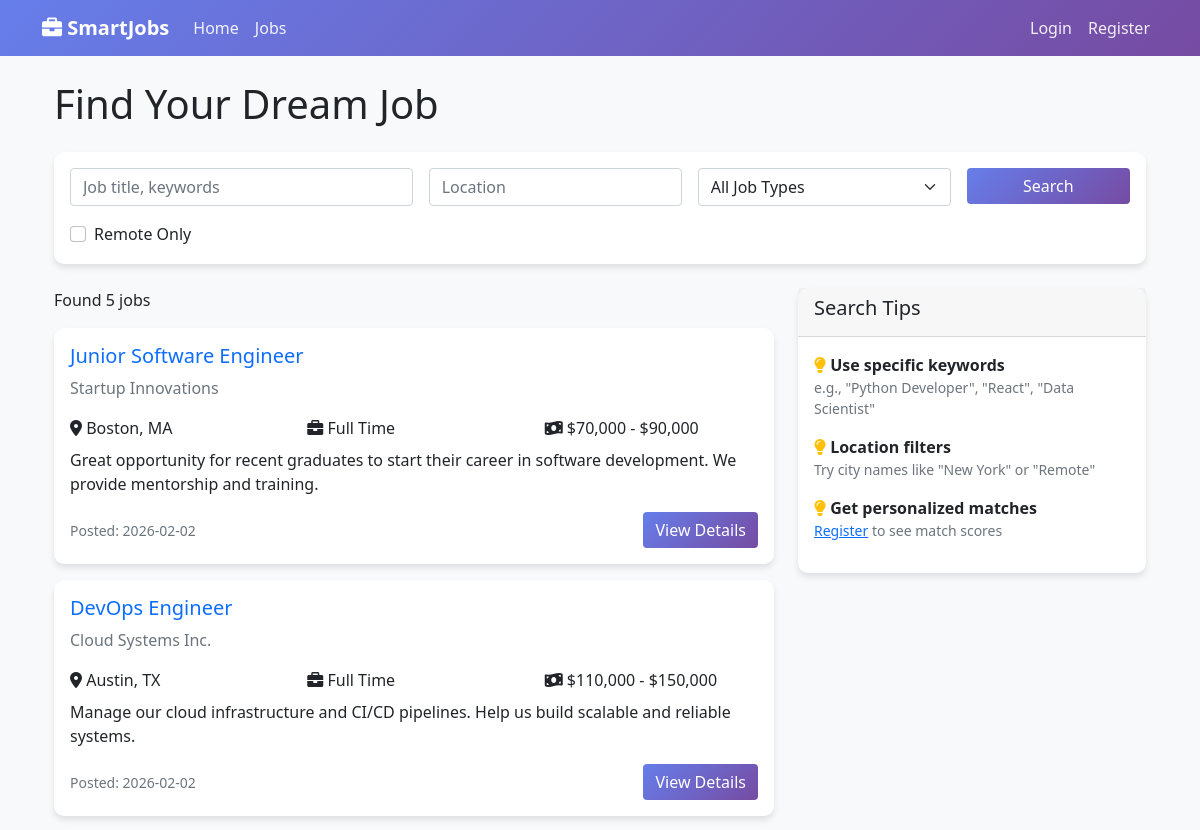
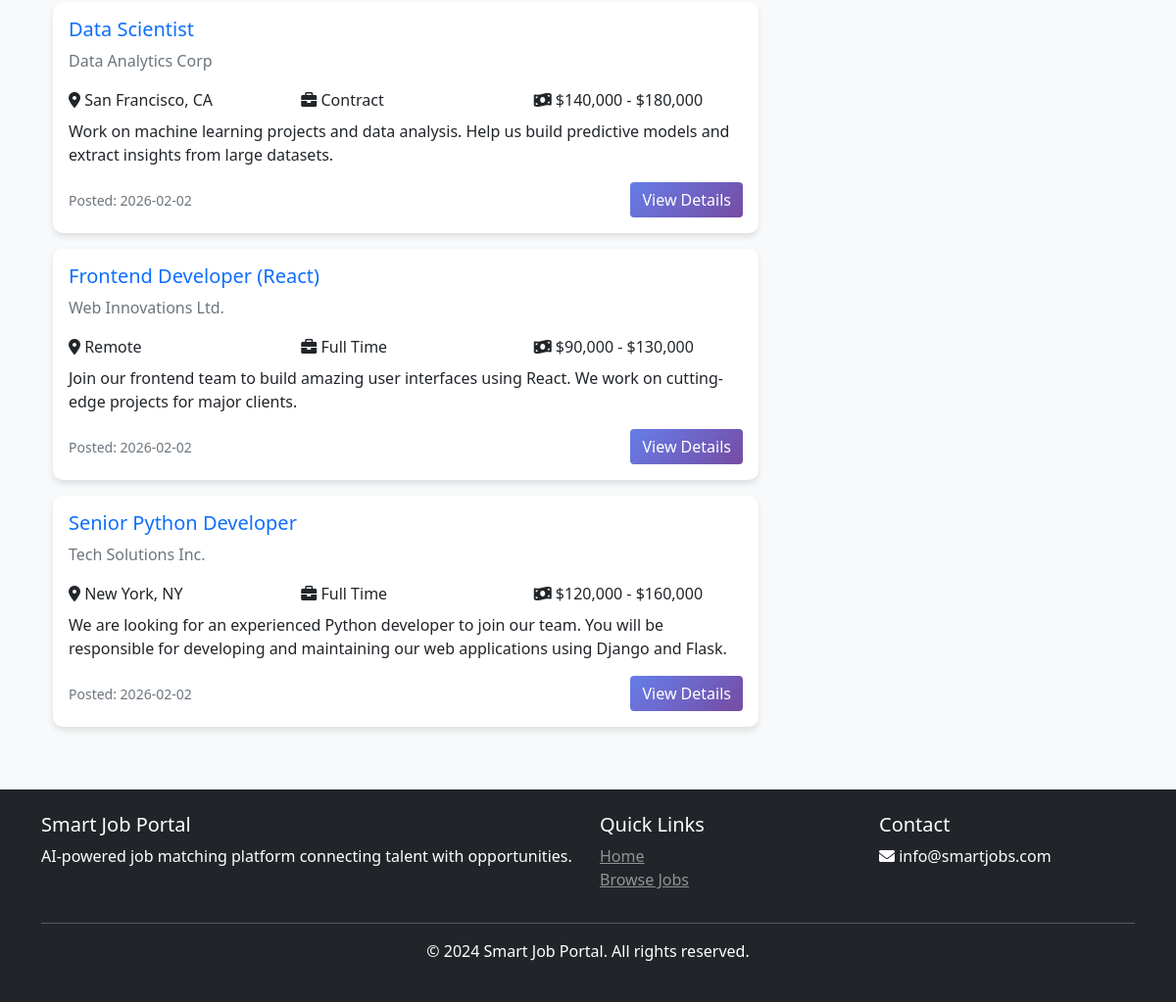
Page /jobs on the committed database (2 pictures, top to bottom).
### app.py (models this page shows, shortened)
class Job(db.Model):
    __tablename__ = 'jobs'
    id = db.Column(db.Integer, primary_key=True)
    title = db.Column(db.String(200), nullable=False, index=True)
    description = db.Column(db.Text, nullable=False)
    requirements = db.Column(db.Text)
    company_name = db.Column(db.String(200), nullable=False, index=True)
    company_website = db.Column(db.String(200))
    company_description = db.Column(db.Text)
    job_type = db.Column(db.String(50))  # full-time, part-time, contract, internship, remote
    experience_level = db.Column(db.String(50))  # entry, mid, senior, executive
    education_required = db.Column(db.String(100))
    location = db.Column(db.String(200), index=True)
    city = db.Column(db.String(100))
    country = db.Column(db.String(100))
    is_remote = db.Column(db.Boolean, default=False)
    is_hybrid = db.Column(db.Boolean, default=False)
    salary_min = db.Column(db.Integer)
    salary_max = db.Column(db.Integer)
    salary_currency = db.Column(db.String(10), default='USD')
    status = db.Column(db.String(20), default='active')  # active, closed, draft
    is_featured = db.Column(db.Boolean, default=False)
    views_count = db.Column(db.Integer, default=0)
    posted_by = db.Column(db.Integer, db.ForeignKey('users.id'))
    posted_date = db.Column(db.DateTime, default=datetime.utcnow, index=True)
    expiry_date = db.Column(db.DateTime)
    created_at = db.Column(db.DateTime, default=datetime.utcnow)
    applications = db.relationship('Application', backref='job', lazy=True)

### app.py (the view)
@app.route('/jobs')
def jobs():
    search = request.args.get('search', '')
    location = request.args.get('location', '')
    job_type = request.args.get('type', '')
    remote = request.args.get('remote', '')
    query = Job.query.filter_by(status='active')
    if search:
        query = query.filter(
            Job.title.ilike(f'%{search}%') |
            Job.description.ilike(f'%{search}%') |
            Job.company_name.ilike(f'%{search}%')
        )
    if location:
        query = query.filter(Job.location.ilike(f'%{location}%'))
    if job_type:
        query = query.filter_by(job_type=job_type)
    if remote == 'true':
        query = query.filter_by(is_remote=True)
    jobs_list = query.order_by(Job.posted_date.desc()).all()
    job_matches = []
    if current_user.is_authenticated and current_user.is_job_seeker():
        for job in jobs_list:
            job_data = {
                'id': job.id,
                'title': job.title,
                'description': job.description,
                'location': job.location,
                'salary_min': job.salary_min,
                'salary_max': job.salary_max
            }
            user_data = {
                'skills': current_user.get_skills_list(),
                'experience': current_user.experience or '',
                'preferences': {
                    'locations': current_user.preferred_locations.split(',') if current_user.preferred_locations else [],
                    'salary': current_user.salary_expectation or 0,
                    'remote': current_user.remote_preference
                }
            }
            match_score = job_matcher.calculate_match_score(user_data, job_data)
            job_matches.append((job, match_score))
    else:
        job_matches = [(job, None) for job in jobs_list]
    return render_template('jobs.html',
                         job_matches=job_matches,
                         search_query=search,
                         location_query=location,
                         user=current_user)

### templates/jobs.html (shortened to what this page needs)
{% extends "base.html" %}
{% block content %}
<div class="container mt-4">
    <h1 class="mb-4">Find Your Dream Job</h1>
    <div class="card mb-4">
        <div class="card-body">
            <form method="GET" action="{{ url_for('jobs') }}">
                <div class="row g-3">
                    <div class="col-md-4">
                        <input type="text" class="form-control" name="search" placeholder="Job title, keywords" value="{{ search_query }}">
                    </div>
                    <div class="col-md-3">
                        <input type="text" class="form-control" name="location" placeholder="Location" value="{{ location_query }}">
                    </div>
                    <div class="col-md-3">
                        <select class="form-select" name="type">
                            <option value="">All Job Types</option>
                        </select>
                    </div>
                    <div class="col-md-2">
                        <button type="submit" class="btn btn-primary w-100">Search</button>
                    </div>
                </div>
                <div class="row mt-3">
                    <div class="col">
                        <div class="form-check">
                            <input class="form-check-input" type="checkbox" name="remote" value="true" id="remoteCheck" {% if request.args.get('remote') == 'true' %}checked{% endif %}>
                            <label class="form-check-label" for="remoteCheck">
                                Remote Only
                            </label>
                        </div>
                    </div>
                </div>
            </form>
        </div>
    </div>
    <div class="row">
        <div class="col-md-8">
            {% if job_matches %}
            <div class="mb-3">
                <p>Found {{ job_matches|length }} jobs</p>
            </div>
            {% for job, match_score in job_matches %}
            <div class="card mb-3">
                <div class="card-body">
                    <div class="d-flex justify-content-between">
                        <div>
                            <h5 class="card-title">
                                <a href="{{ url_for('job_detail', job_id=job.id) }}" class="text-decoration-none">
                                    {{ job.title }}
                                </a>
                            </h5>
                            <p class="card-text text-muted">{{ job.company_name }}</p>
                        </div>
                    </div>
                    <div class="row mt-3">
                        <div class="col-md-4">
                            <p class="card-text">
                                <i class="fas fa-map-marker-alt"></i> {{ job.location }}
                            </p>
                        </div>
                        <div class="col-md-4">
                            <p class="card-text">
                                <i class="fas fa-briefcase"></i> {{ job.job_type|replace('-', ' ')|title }}
                            </p>
                        </div>
                        <div class="col-md-4">
                            <p class="card-text">
                                <i class="fas fa-money-bill-wave"></i>
                                {% if job.salary_min %}
                                    ${{ "{:,}".format(job.salary_min) }}{% if job.salary_max %} - ${{ "{:,}".format(job.salary_max) }}{% endif %}
                                {% else %}
                                    Not specified
                                {% endif %}
                            </p>
                        </div>
                    </div>
                    <p class="card-text mt-2">
                        {{ job.description[:200] }}{% if job.description|length > 200 %}...{% endif %}
                    </p>
                    <div class="d-flex justify-content-between align-items-center mt-3">
                        <small class="text-muted">Posted: {{ job.posted_date.strftime('%Y-%m-%d') }}</small>
                        <a href="{{ url_for('job_detail', job_id=job.id) }}" class="btn btn-primary">View Details</a>
                    </div>
                </div>
            </div>
            {% endfor %}
            {% else %}
            <div class="text-center py-5">
                <h4>No jobs found</h4>
                <p class="text-muted">Try adjusting your search criteria</p>
            </div>
            {% endif %}
        </div>
        <div class="col-md-4">
            <div class="card">
                <div class="card-header">
                    <h5>Search Tips</h5>
                </div>
                <div class="card-body">
                    <ul class="list-unstyled">
                        <li class="mb-2">
                            <i class="fas fa-lightbulb text-warning"></i>
                            <strong>Use specific keywords</strong>
                            <p class="small text-muted">e.g., "Python Developer", "React", "Data Scientist"</p>
                        </li>
                        <li class="mb-2">
                            <i class="fas fa-lightbulb text-warning"></i>
                            <strong>Location filters</strong>
                            <p class="small text-muted">Try city names like "New York" or "Remote"</p>
                        </li>
                        {% if not current_user.is_authenticated %}
                        <li class="mb-2">
                            <i class="fas fa-lightbulb text-warning"></i>
                            <strong>Get personalized matches</strong>
                            <p class="small text-muted">
                                <a href="{{ url_for('register') }}">Register</a> to see match scores
                            </p>
                        </li>
                        {% endif %}
                    </ul>
                </div>
            </div>
        </div>
    </div>
</div>
{% endblock %}

### templates/base.html (shortened to what this page needs)
<!DOCTYPE html>
<html lang="en">
<head>
    <link href="https://cdn.jsdelivr.net/npm/bootstrap@5.1.3/dist/css/bootstrap.min.css" rel="stylesheet">
    <link rel="stylesheet" href="https://cdnjs.cloudflare.com/ajax/libs/font-awesome/6.0.0/css/all.min.css">
</head>
<body>
    <nav class="navbar navbar-expand-lg navbar-dark">
        <div class="container">
            <a class="navbar-brand" href="{{ url_for('index') }}">
                <i class="fas fa-briefcase"></i> SmartJobs
            </a>
            <div class="collapse navbar-collapse" id="navbarNav">
                <ul class="navbar-nav me-auto">
                    <li class="nav-item">
                        <a class="nav-link" href="{{ url_for('index') }}">Home</a>
                    </li>
                    <li class="nav-item">
                        <a class="nav-link" href="{{ url_for('jobs') }}">Jobs</a>
                    </li>
                </ul>
                <ul class="navbar-nav">
                    {% if current_user.is_authenticated %}
                        <li class="nav-item dropdown">
                            <a class="nav-link dropdown-toggle" href="#" id="navbarDropdown" role="button" data-bs-toggle="dropdown">
                                <i class="fas fa-user-circle"></i> {{ current_user.first_name }}
                            </a>
                            <ul class="dropdown-menu">
                                <li><a class="dropdown-item" href="{{ url_for('profile') }}">Profile</a></li>
                                <li><a class="dropdown-item" href="{{ url_for('dashboard') }}">Dashboard</a></li>
                                <li><hr class="dropdown-divider"></li>
                                <li><a class="dropdown-item" href="{{ url_for('logout') }}">Logout</a></li>
                            </ul>
                        </li>
                    {% else %}
                        <li class="nav-item">
                            <a class="nav-link" href="{{ url_for('login') }}">Login</a>
                        </li>
                        <li class="nav-item">
                            <a class="nav-link" href="{{ url_for('register') }}">Register</a>
                        </li>
                    {% endif %}
                </ul>
            </div>
        </div>
    </nav>
    <main class="container my-4">
        {% block content %}{% endblock %}
    </main>
    <footer class="bg-dark text-white py-4 mt-5">
        <div class="container">
            <div class="row">
                <div class="col-md-6">
                    <h5>Smart Job Portal</h5>
                    <p>AI-powered job matching platform connecting talent with opportunities.</p>
                </div>
                <div class="col-md-3">
                    <h5>Quick Links</h5>
                    <ul class="list-unstyled">
                        <li><a href="{{ url_for('index') }}" class="text-white-50">Home</a></li>
                        <li><a href="{{ url_for('jobs') }}" class="text-white-50">Browse Jobs</a></li>
                    </ul>
                </div>
                <div class="col-md-3">
                    <h5>Contact</h5>
                    <p><i class="fas fa-envelope"></i> info@smartjobs.com</p>
                </div>
            </div>
            <hr class="bg-light">
            <div class="text-center">
                <p>&copy; 2024 Smart Job Portal. All rights reserved.</p>
            </div>
        </div>
    </footer>
</body>
</html>

### templates/base.html (style rules this page uses)
body { background-color: #f8f9fa; }
.navbar { background: linear-gradient(135deg, #667eea 0%, #764ba2 100%); }
.navbar-brand { font-weight: bold; color: white !important; }
.nav-link { color: rgba(255,255,255,0.9) !important; }
.card { border: none; border-radius: 10px; box-shadow: 0 4px 6px rgba(0,0,0,0.1); transition: transform 0.3s; }
.btn-primary { background: linear-gradient(135deg, #667eea 0%, #764ba2 100%); border: none; }

### rows in the picture
Job: title "Junior Software Engineer", company_name "Startup Innovations", location "Boston, MA", job_type "Full Time", salary_min "70,000", salary_max "90,000", description "Great opportunity for recent graduates to start their career in software development. We provide mentorship and training.", posted_date "2026-02-02"
Job: title "DevOps Engineer", company_name "Cloud Systems Inc.", location "Austin, TX", job_type "Full Time", salary_min "110,000", salary_max "150,000", description "Manage our cloud infrastructure and CI/CD pipelines. Help us build scalable and reliable systems.", posted_date "2026-02-02"
Job: title "Data Scientist", company_name "Data Analytics Corp", location "San Francisco, CA", job_type "Contract", salary_min "140,000", salary_max "180,000", description "Work on machine learning projects and data analysis. Help us build predictive models and extract insights from large datasets.", posted_date "2026-02-02"
Job: title "Frontend Developer (React)", company_name "Web Innovations Ltd.", location "Remote", job_type "Full Time", salary_min "90,000", salary_max "130,000", description "Join our frontend team to build amazing user interfaces using React. We work on cutting-edge projects for major clients.", posted_date "2026-02-02"
Job: title "Senior Python Developer", company_name "Tech Solutions Inc.", location "New York, NY", job_type "Full Time", salary_min "120,000", salary_max "160,000", description "We are looking for an experienced Python developer to join our team. You will be responsible for developing and maintaining our web applications using Django and Flask.", posted_date "2026-02-02"

### other values in the picture
{{ job_matches|length }} "5"
